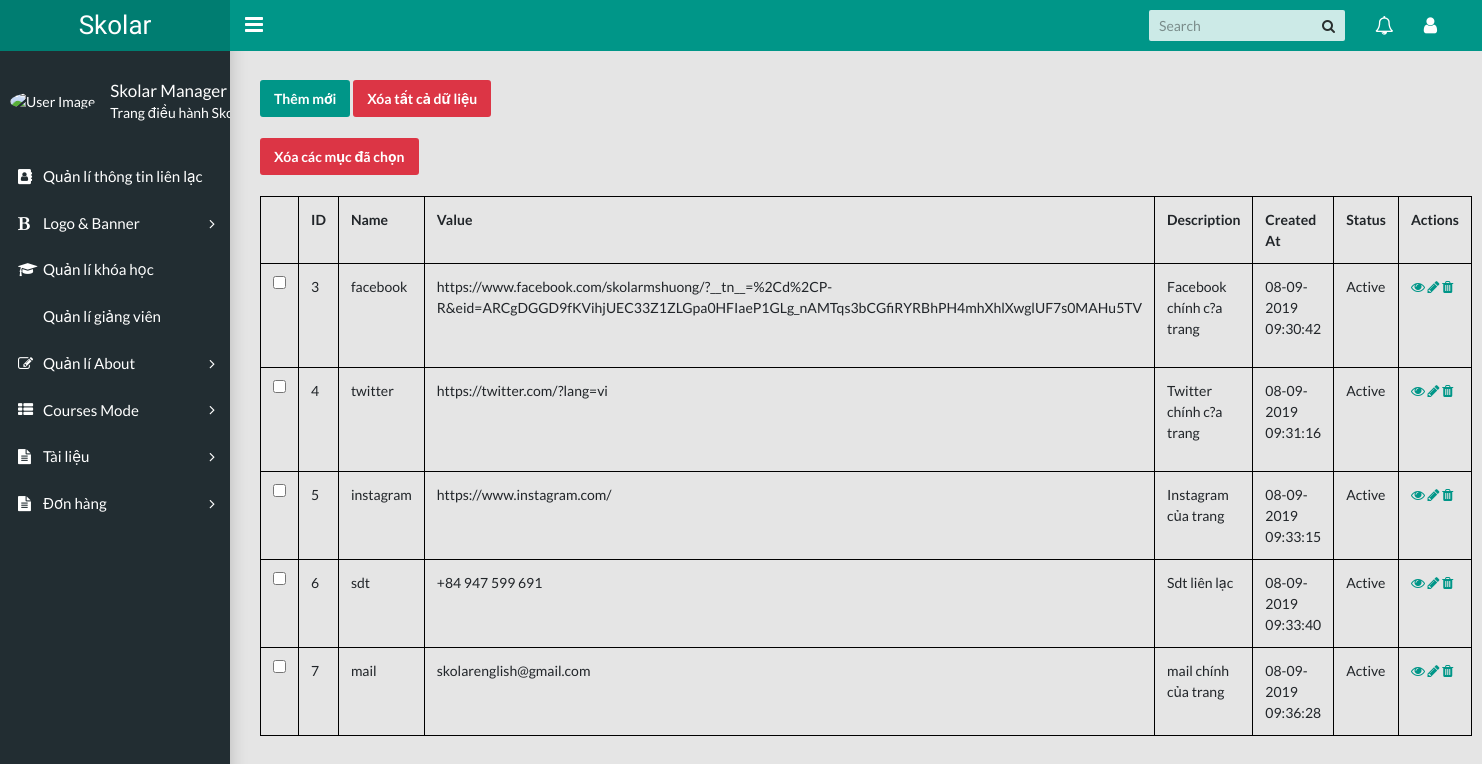
The page /backend/index.php?controller=contact&action=index on the database its author committed.
### tables this page shows
CREATE TABLE `contact_informations`  (
  `id` int(11) NOT NULL AUTO_INCREMENT,
  `name` varchar(255) NOT NULL,
  `value` varchar(255) NOT NULL,
  `description` varchar(255) NULL DEFAULT NULL,
  `created_at` timestamp(0) NULL DEFAULT current_timestamp(0),
  `status` tinyint(4) NULL DEFAULT NULL,
  PRIMARY KEY (`id`) USING BTREE
);

### backend/controllers/ContactController.php (called while the page is built, shortened)
<?php
require_once "models/Contact.php";
class ContactController extends Controller
{
    public function index()
    {
        $contactModel = new Contact();
        $contacts = $contactModel->getAll();
        require_once "views/homes/contacts/index.php";
    }
}

### backend/index.php (called while the page is built, shortened)
<?php
$action=isset($_GET['action'])? $_GET['action']: "index";
$object=new $controllerClass;
$object->$action();
?>

### backend/models/Contact.php (called while the page is built, shortened)
<?php
class Contact extends Model
{
    public function getAll()
    {
        $connection = $this->openConnection();
        $querySelect = "SELECT * FROM contact_informations";
        $isSelect = mysqli_query($connection, $querySelect);
        $contacts = [];
        if (mysqli_num_rows($isSelect) > 0) {
            $contacts = mysqli_fetch_all($isSelect, MYSQLI_ASSOC);
        }
        return $contacts;
    }
}

### backend/views/homes/contacts/index.php (the view, shortened to what this page needs)
<?php require_once "views/layouts/header.php"; ?>
    <main class="app-content">
        <a class="btn btn-primary" href="index.php?controller=contact&action=create">Thêm mới</a>
        <a class="btn btn-danger" href="index.php?controller=contact&action=deleteAll" onclick="return confirm('Bạn có chắc muốn xóa hết tất cả dữ liệu không?')">Xóa tất cả dữ liệu </a>
        <br>
        <br>
        <form method="post" enctype="multipart/form-data" action="index.php?controller=contact&action=deleteChecked">
            <input type="submit" name="checkedValueSubmit" class="btn btn-danger" value="Xóa các mục đã chọn" onclick="return confirm('Bạn có chắc muốn xóa những mục này không?')" >
            <br>
            <br>
        <table class="table">
            <tr>
                <th></th>
                <th>ID</th>
                <th>Name</th>
                <th>Value</th>
                <th>Description</th>
                <th>Created At</th>
                <th>Status</th>
                <th>Actions</th>
            </tr>
            <?php if (!empty($contacts)): ?>
                <?php foreach ($contacts as $contact): ?>
                 <tr>
                     <td><input type="checkbox" name="tickButton[]" class="form-control" value="<?php echo $contact['id'];?>"></td>
                     <td><?php echo $contact['id'];?></td>
                     <td><?php echo $contact['name'];?></td>
                     <td><?php echo $contact['value'];?></td>
                     <td><?php echo $contact['description'];?></td>
                     <td><?php echo date('d-m-Y H:i:s',strtotime($contact['created_at']));?></td>
                     <td>
                         <?php
                            switch ($contact['status']){
                                case Contact::STATUS_ENABLED: echo "Active";
                                    break;
                            }
                         ?>
                     </td>
                     <td>
                         <?php
                         $urlDetail="index.php?controller=contact&action=detail&id=".$contact['id'];
                         $urlUpdate="index.php?controller=contact&action=update&id=".$contact['id'];
                         $urlDelete="index.php?controller=contact&action=delete&id=".$contact['id'];
                                 ?>
                         <a href="<?php echo $urlDetail?>"><i class="fa fa-eye"></i></a>
                         <a href="<?php echo $urlUpdate?>"><i class="fa fa-pencil"></i></a>
                         <a href="<?php echo $urlDelete?>" onclick="return confirm('Bạn có chắc muốn xóa bản ghi này ko?')"><i class="fa fa-trash"></i></a>
                     </td>
                 </tr>
                <?php endforeach; ?>
                <?php else:?>
                    <tr>
                        <td colspan="8" style="text-align: center">Không có dữ liệu nào</td>
                    </tr>
            <?php endif; ?>
        </table>
        </form>
    </main>
<?php require_once "views/layouts/footer.php"; ?>

### rows shown on the page
contact_informations: id "3", name "facebook", value "https://www.facebook.com/skolarmshuong/?__tn__=%2Cd%2CP-R&eid=ARCgDGGD9fKVihjUEC33Z1ZLGpa0HFIaeP1GLg_nAMTqs3bCGfiRYRBhPH4mhXhlXwglUF7s0MAHu5TV", description "Facebook chính c?a trang", created_at "08-09-2019 09:30:42", status "Active"
contact_informations: id "4", name "twitter", value "https://twitter.com/?lang=vi", description "Twitter chính c?a trang", created_at "08-09-2019 09:31:16", status "Active"
contact_informations: id "5", name "instagram", value "https://www.instagram.com/", description "Instagram của trang", created_at "08-09-2019 09:33:15", status "Active"
contact_informations: id "6", name "sdt", value "+84 947 599 691", description "Sdt liên lạc", created_at "08-09-2019 09:33:40", status "Active"
contact_informations: id "7", name "mail", value "skolarenglish@gmail.com", description "mail chính của trang", created_at "08-09-2019 09:36:28", status "Active"
